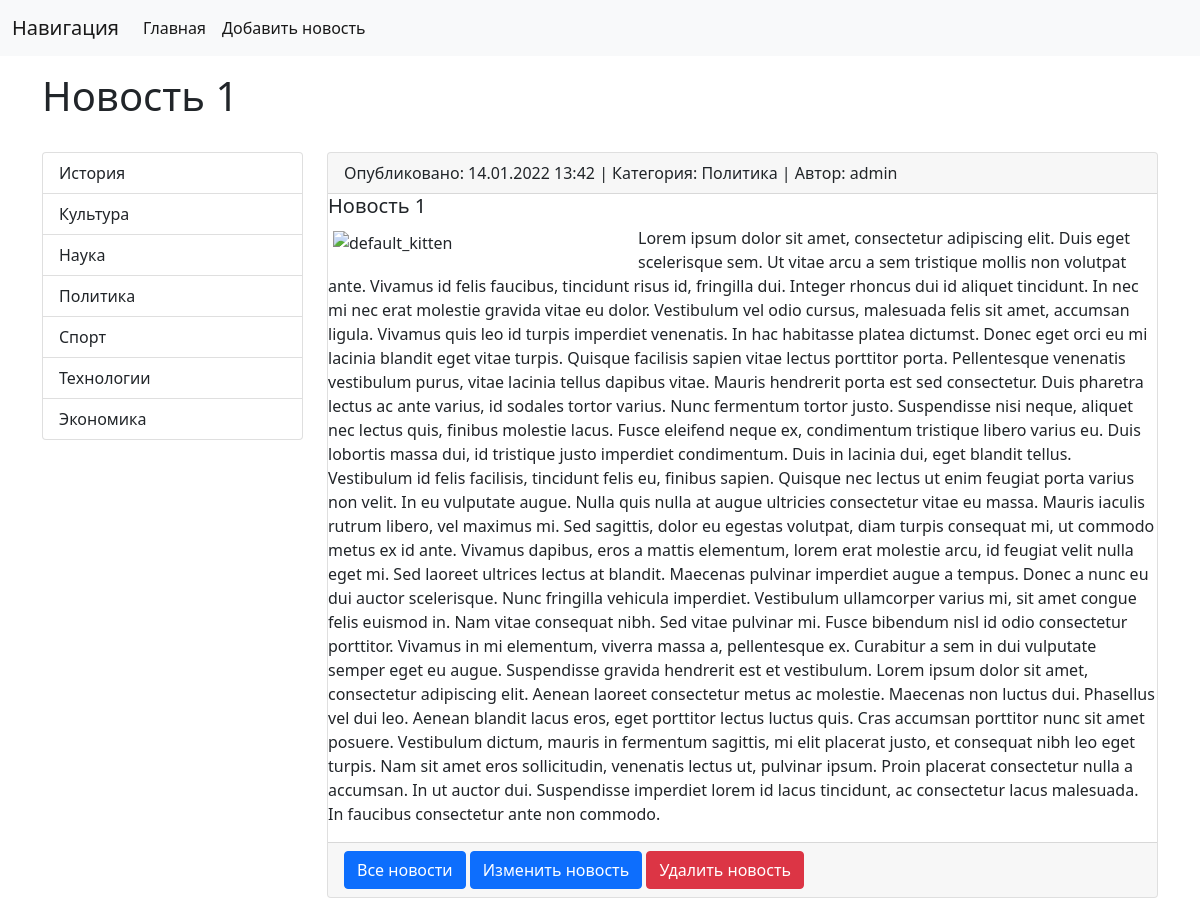
The page /news/1/ on the database its author committed.
### news/models.py (models this page shows, shortened)
class News(models.Model):
    title = models.CharField(max_length=128, verbose_name='Наименование')
    content = models.TextField(blank=True, verbose_name='Контент')
    created_at = models.DateTimeField(auto_now_add=True, verbose_name='Дата публикации')
    updated_at = models.DateTimeField(auto_now=True, verbose_name='Обновлено')
    photo = models.ImageField(upload_to='photos/%Y/%m/%d', verbose_name='фото', blank=True)
    category = models.ForeignKey('Category', on_delete=models.PROTECT, null=True, verbose_name='Категория')
    is_published = models.BooleanField(default=True, verbose_name='Опубликовано')
    user = models.ForeignKey(User, verbose_name='Пользователь', on_delete=models.CASCADE)
    class Meta:
        verbose_name = 'Новость'
        verbose_name_plural = 'Новости'
        ordering = ['-created_at']

class Category(models.Model):
    title = models.CharField(max_length=128, db_index=True, verbose_name='Категория')
    def __str__(self):
        return self.title
    class Meta:
        verbose_name = 'Категория'
        verbose_name_plural = 'Категории'
        ordering = ['title']

### news/views.py (the view)
# urls.py: path('<int:pk>/', NewsDetailView.as_view(), name='news_detail'),
class NewsDetailView(BaseMixin, DetailView):
    model = News
    context_object_name = "news"  # переопределяем object-name, по-умолчинию - 'object'

### news/views.py (called while the page is built)
    def get_context_data(self, **kwargs):
        context = super().get_context_data(**kwargs)
        categories = Category.objects.all()
        context['category'] = categories
        return context

### news/templates/news/news_detail.html (shortened to what this page needs)
{% extends 'base.html' %}
{% block sidebar %}
{% include 'inc/_sidebar.html' %}
{% endblock %}
{% block headline %}
    {{ news.title }}
{% endblock %}
{% block context %}
<div class="card mb-3">
    <div class="card-header">
        Опубликовано: {{ news.created_at|date:'d.m.Y H:i' }} | Категория: {{ news.category }} | Автор: {{ news.user }}
    </div>
    <div class="media">
        <h5 class="mt-0">{{ news.title }}</h5>
        <p>
            {% if news.photo %}
                <img src="{{ news.photo.url }}" alt="{{ news.title }} picture"
                    width="300" class="mr-3" align="left" vspace="5" hspace="5">
            {% else %}
                <img src="https://s1.1zoom.me/b5050/4/Cats_Kittens_Ginger_484195_3840x2400.jpg" alt="default_kitten"
                    width="300" class="mr-3"align="left" vspace="5" hspace="5">
            {% endif %}
            {{ news.content }}
        </p>
    </div>
    <div class="card-footer text-muted">
        <a href="{% url 'news_list' %}" class="btn btn-primary">Все новости</a>
        <a href="{% url 'news_update' news.pk %}" class="btn btn-primary">Изменить новость</a>
        <a href="{% url 'news_delete' news.pk %}" class="btn btn-danger">Удалить новость</a>
    </div>
</div>
{% endblock %}

### templates/inc/_sidebar.html
<div class="list-group">
    {% for item in category %}
        <a href="{% url 'category' item.pk %}" class="list-group-item list-group-item-action">{{ item.title }}</a>
    {% endfor %}
</div>

### templates/base.html (style rules this page uses)
a { text-decoration: none; }

### rows shown on the page
News: title "Новость 1", created_at "14.01.2022 13:42", category "Политика", user "admin", content "Lorem ipsum dolor sit amet, consectetur adipiscing elit. Duis eget scelerisque sem. Ut vitae arcu a sem tristique mollis non volutpat ante. Vivamus id felis faucibus, tincidunt risus id, fringilla dui. Integer rhoncus dui id aliquet tincidunt. In nec mi nec erat molestie gravida vitae eu dolor. Vestibulum vel odio cursus, malesuada felis sit amet, accumsan ligula. Vivamus quis leo id turpis imperdiet venenatis. In hac habitasse platea dictumst. Donec eget orci eu mi lacinia blandit eget vitae turpis. Quisque facilisis sapien vitae lectus porttitor porta. Pellentesque venenatis vestibulum purus, vitae lacinia tellus dapibus vitae. Mauris hendrerit porta est sed consectetur. Duis pharetra…"
Category: title "История"
Category: title "Культура"
Category: title "Наука"
Category: title "Политика"
Category: title "Спорт"
Category: title "Технологии"
Category: title "Экономика"
